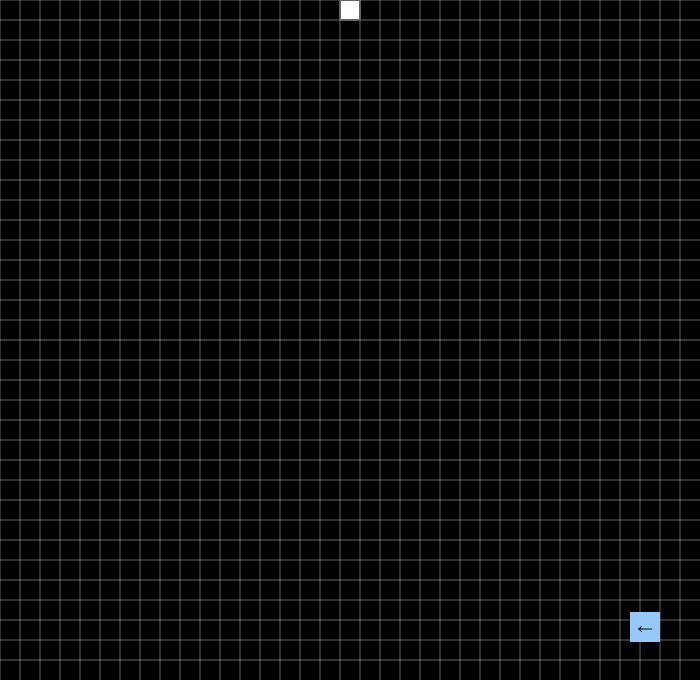
Frame 1 (no input)
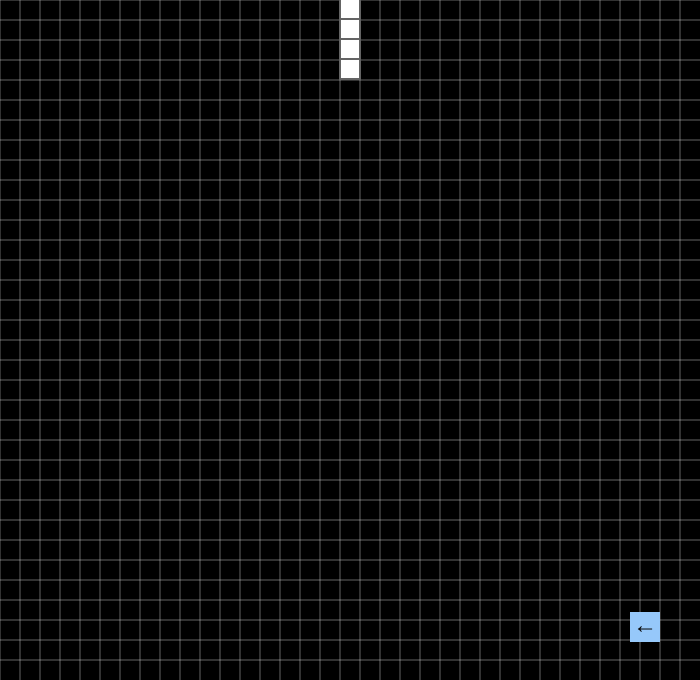
Frame 60 (no input)
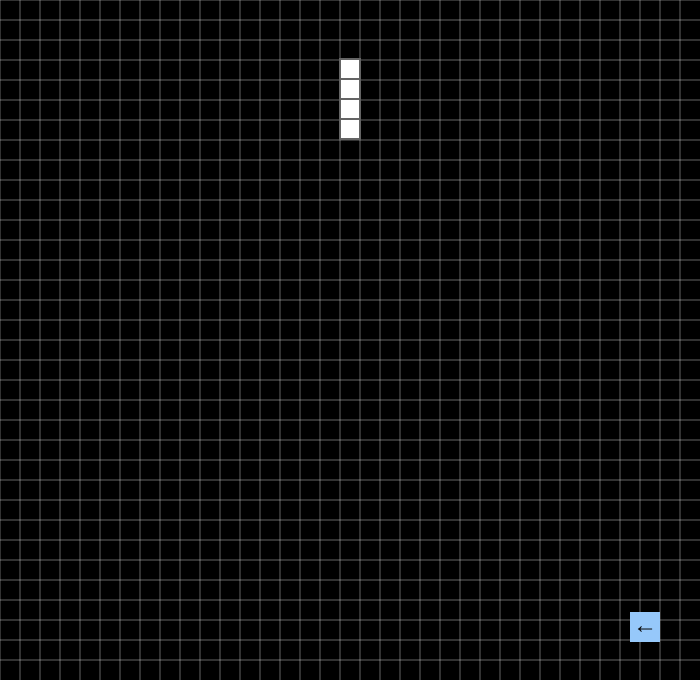
Frame 120 (the mouse pressed at the canvas centre since frame 60)

The p5.js sketch that drew these frames (run headless with seeded random() and noise() and a simulated clock; from frame 60 on, the mouse is pressed at the canvas centre):

// p5.js sketch
// ── sketch.js
// teto

let [canvasx, canvasy] = [700, 680];
let [canvasFromx, canvasFromy] = [0, 0];
let gameage = 0;
let blockwh = 20;
let blockspdy = 1;
let blockspdx = blockwh;
let blockx = 0;
let blocky = 0;
let blockcolor = 0;
let keyInterval = 0;
let linexfr = 0;
let lineyfr = 0;
let linexto = canvasx;
let lineyto = canvasy;
let linexinterval = 20;
let lineyinterval = 20;
let linexnum = 0;
let lineynum = 0;
let button1x = 0;
let button1y = 0;
let buttonw = 30;
let buttonh = 30;

function setup() {
  createCanvas(canvasx, canvasy);
  blocky = 0;
  linexnum = canvasx / linexinterval;
  lineynum = canvasy / lineyinterval;
  blockx = floor(linexnum / 2) * blockwh;
  blockcolor = 255;
  button1x = canvasx * 9 / 10
  button1y = canvasy * 9 / 10
}

function draw() {
  background(0);

  push();
  stroke(255, 100);
  for (let i = 0; i < lineynum; i++) {
    line(linexfr, lineyfr + i * lineyinterval, linexto, lineyfr + i * lineyinterval);  
  }
  for (let i = 0; i < linexnum; i++) {
    line(linexfr + i * linexinterval, lineyfr, linexfr + i * linexinterval, lineyto);  
  }
  pop();

  push();
  noStroke();
  fill(150, 200, 250);
  rect(button1x, button1y, buttonw, buttonh);
  pop();

  push();
  textSize(24);
  textFont("Comic Sans MS");
  textAlign(CENTER, CENTER);
  noStroke();
  fill(10);
  text(" ← ", button1x + buttonw / 2, button1y + buttonh / 2);
  pop();

  push();
  strokeWeight(2);
  stroke(100);
  fill(blockcolor);
  rect(blockx, blocky - blockwh * 3, blockwh, blockwh);
  rect(blockx, blocky - blockwh * 2, blockwh, blockwh);
  rect(blockx, blocky - blockwh, blockwh, blockwh);
  rect(blockx, blocky, blockwh, blockwh);
  blocky += blockspdy;
  pop();

  if (0 < keyInterval) {
    keyInterval--;
  }

  if (keyIsDown(LEFT_ARROW)) {
    if ((canvasFromx < blockx) && (keyInterval === 0)) {
      blockx -= blockspdx;
      keyInterval = 10;
    }
  }
  if (keyIsDown(RIGHT_ARROW)) {
    if ((blockx < canvasx) && (keyInterval === 0)) {
      blockx += blockspdx;
      keyInterval = 10;
    }
  }
  // if (keyIsDown(UP_ARROW)) {
  //   if (canvasFromy < blocky) {
  //     blocky -= blockspdy;
  //   }
  // }
  if (keyIsDown(DOWN_ARROW)) {
    if (blocky < canvasy) {
      blocky += blockspdy;
    }
  }

  if (canvasx <= blockx + blockwh) { blockx = canvasx - blockwh }
  if (blockx <= canvasFromx) { blockx = canvasFromx  }
  if (canvasy <= blocky + blockwh) { 
    blocky = canvasy - blockwh;
    blockcolor = 150;
  }
  if (blocky < canvasFromy) { blocky = canvasFromy }
}
function mouseClicked() {
  if ((button1x < mouseX && mouseX < button1x + buttonw) && (button1y < mouseY && mouseY < button1y + buttonh)) {
    if ((canvasFromx < blockx) && (keyInterval === 0)) {
      blockx -= blockspdx;
      keyInterval = 10;
    }
  }
}
